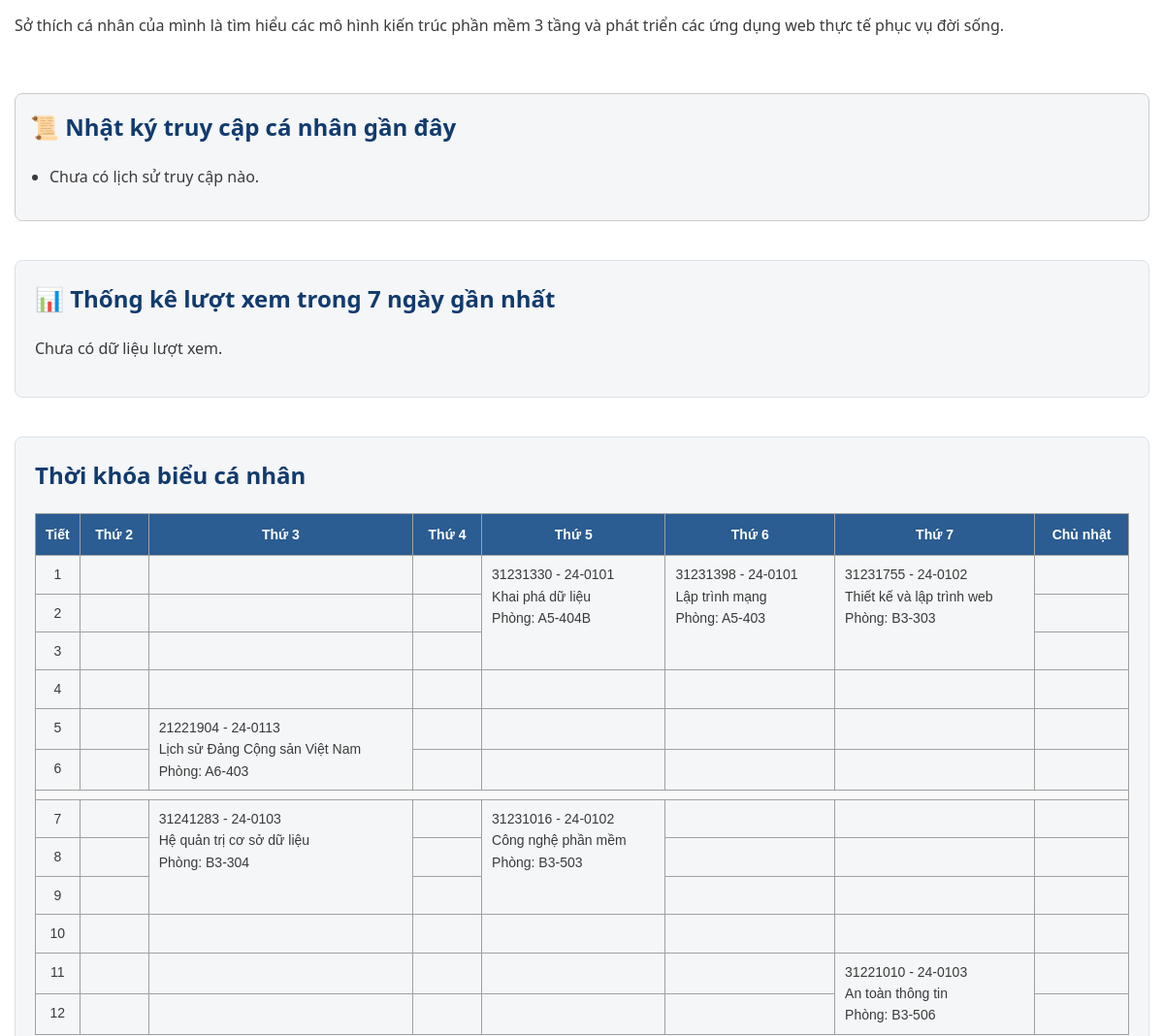
Page /thanhvien/3120224086_Linh/gioithieu.php (middle part) on the earlier database version.
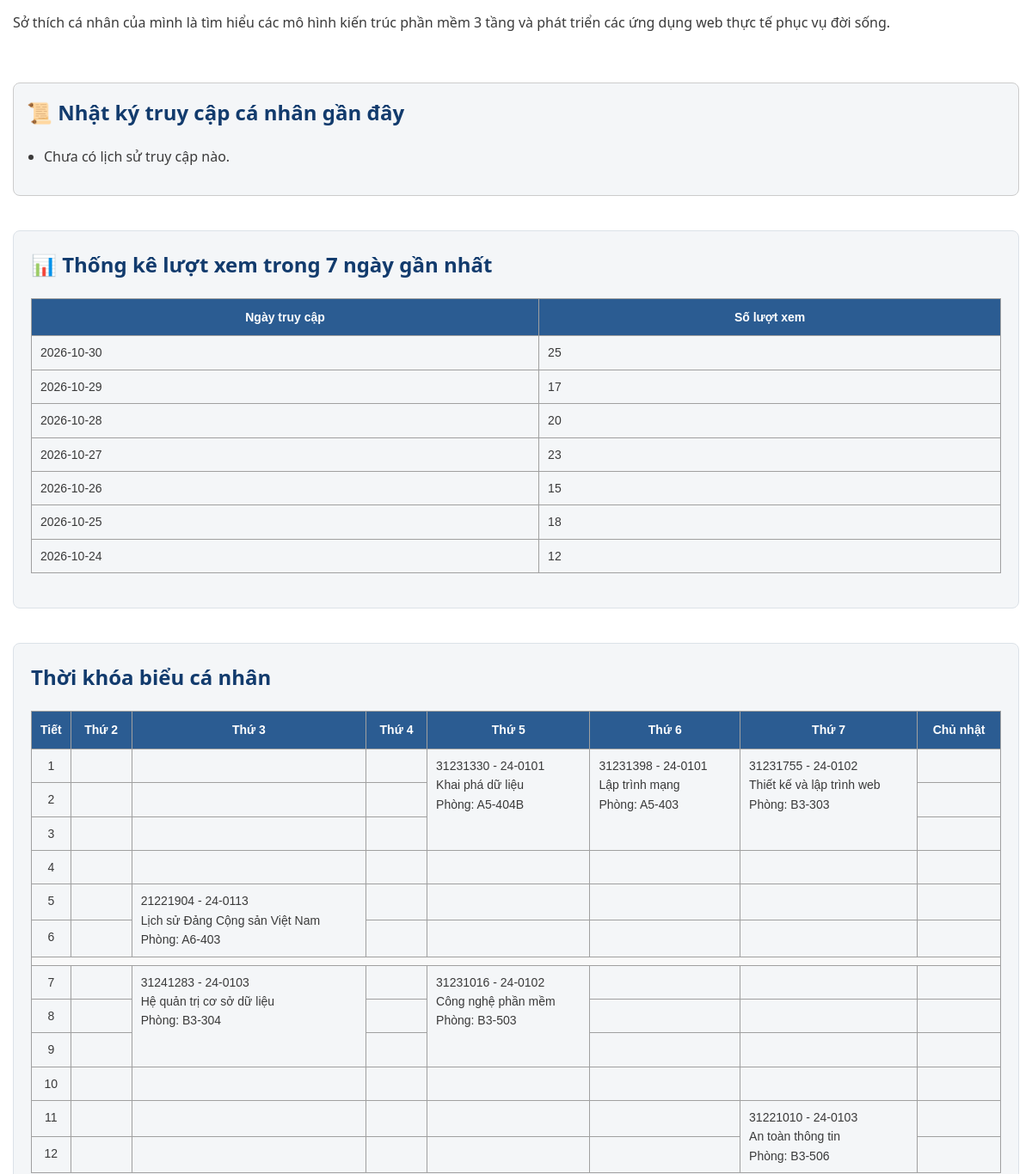
Same page on the later database version.
### tables this page shows
CREATE TABLE tv_luot_xem (
    id             INT UNSIGNED AUTO_INCREMENT PRIMARY KEY,
    mssv           VARCHAR(15) NOT NULL,
    ngay_xem       DATE NOT NULL,
    so_luot        INT UNSIGNED NOT NULL DEFAULT 0,

    CONSTRAINT fk_tv_luot_xem_thanh_vien
        FOREIGN KEY (mssv)
        REFERENCES thanh_vien(mssv)
        ON DELETE CASCADE,

    UNIQUE KEY uq_tv_luot_xem_mssv_ngay (mssv, ngay_xem)
);

### inc/ham.php (called while the page is built, shortened)
<?php
function e(string|int|float|null $giaTri): string
{
    return htmlspecialchars(
        (string) $giaTri,
        ENT_QUOTES | ENT_SUBSTITUTE,
        'UTF-8'
    );
}

### thanhvien/3120224086_Linh/gioithieu.php (the view, shortened to what the changed rows need)
<?php
$goc = '../../';
require_once $goc . 'inc/config.php';
$pdo = db();
$mssv = '3120224086';
$sql = "SELECT ngay_xem, so_luot
        FROM tv_luot_xem
        WHERE mssv = ?
          AND ngay_xem >= CURDATE() - INTERVAL 6 DAY
          AND ngay_xem <= CURDATE()
        ORDER BY ngay_xem DESC";
$stmt = $pdo->prepare($sql);
$stmt->execute([$mssv]);
$luotXem = $stmt->fetchAll();
require_once $goc . 'inc/header.php';
?>
<main class="profile-container">
    <section class="access-log-section" style="margin: 20px 0; padding: 15px; border: 1px solid #ccc; border-radius: 8px;">
        <h2>📜 Nhật ký truy cập cá nhân gần đây</h2>
    </section>
<section class="view-count-section">
    <h2>📊 Thống kê lượt xem trong 7 ngày gần nhất</h2>
    <?php if (!empty($luotXem)): ?>
        <div class="table-responsive">
            <table class="schedule-table">
                <thead>
                    <tr>
                        <th>Ngày truy cập</th>
                        <th>Số lượt xem</th>
                    </tr>
                </thead>
                <tbody>
                    <?php foreach ($luotXem as $item): ?>
                        <tr>
                            <td><?= e($item['ngay_xem']) ?></td>
                            <td><?= e((string) $item['so_luot']) ?></td>
                        </tr>
                    <?php endforeach; ?>
                </tbody>
            </table>
        </div>
    <?php else: ?>
        <p>Chưa có dữ liệu lượt xem.</p>
    <?php endif; ?>
</section>
    <section>
        <h2>Thời khóa biểu cá nhân</h2>
        <div class="table-responsive">
            <table class="schedule-table">
                <thead>
                    <tr>
                        <th scope="col">Tiết</th>
                        <th scope="col">Thứ 2</th>
                        <th scope="col">Thứ 3</th>
                        <th scope="col">Thứ 4</th>
                        <th scope="col">Thứ 5</th>
                        <th scope="col">Thứ 6</th>
                        <th scope="col">Thứ 7</th>
                        <th scope="col">Chủ nhật</th>
                    </tr>
                </thead>
            </table>
        </div>
    </section>
</main>
<?php require_once $goc . 'inc/footer.php'; ?>

Differences in the rows shown:
added tv_luot_xem: ngay_xem "2026-10-30", so_luot "25"
added tv_luot_xem: ngay_xem "2026-10-29", so_luot "17"
added tv_luot_xem: ngay_xem "2026-10-28", so_luot "20"
added tv_luot_xem: ngay_xem "2026-10-27", so_luot "23"
added tv_luot_xem: ngay_xem "2026-10-26", so_luot "15"
added tv_luot_xem: ngay_xem "2026-10-25", so_luot "18"
added tv_luot_xem: ngay_xem "2026-10-24", so_luot "12"
Other differences:
text no longer shown: "Chưa có dữ liệu lượt xem."
text now shown: "Ngày truy cập Số lượt xem"
